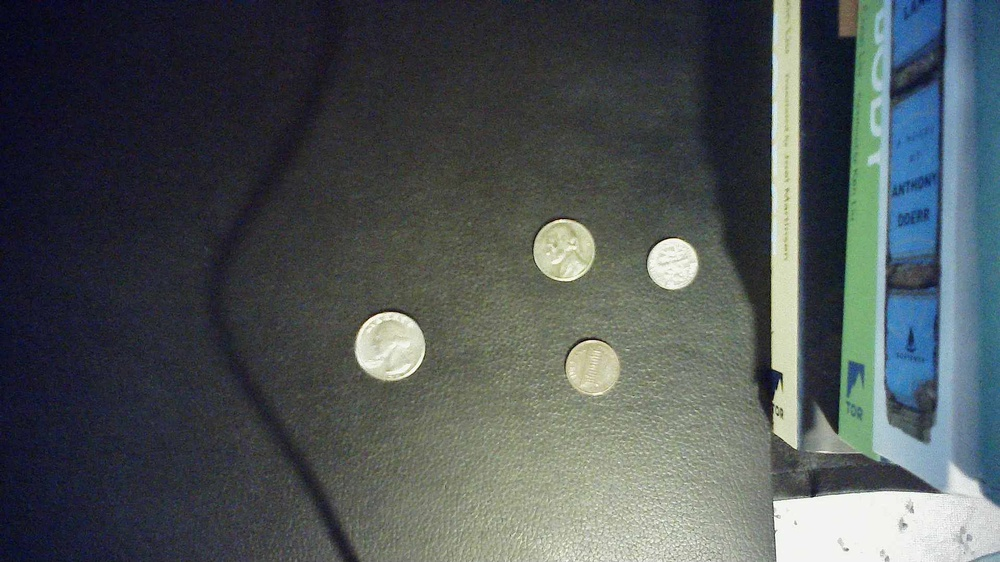
#> input picture Pyimagesearch/capture4.jpg, 1000 x 562 px, shrunk from 1920 x 1080 before the run, found by its file name
$ python object_size2.py   (older library calls are emulated)
#> lines starting #> are read from the running program, lines starting #| are printed output that depends on the picture; after the words box and inside, x2 and y2 are one past the last pixel; in counts of white or black regions, pixels touching at a corner belong together
from scipy.spatial import distance as dist
from imutils import perspective
from imutils import contours
import numpy as np
import imutils
import cv2

def midpoint(ptA, ptB):
    return ((ptA[0] + ptB[0]) * 0.5, (ptA[1] + ptB[1]) * 0.5)

# Specify the image file path
image_path = 'Pyimagesearch\capture4.jpg'

# Hardcode the width value
width = 0.955  # Replace with your desired width in inches

# Load the image, convert it to grayscale, and blur it slightly
image = cv2.imread(image_path)
#> image is the input picture: shape (562, 1000, 3); mean B, G, R 86.2, 84.8, 77.9
gray = cv2.cvtColor(image, cv2.COLOR_BGR2GRAY)
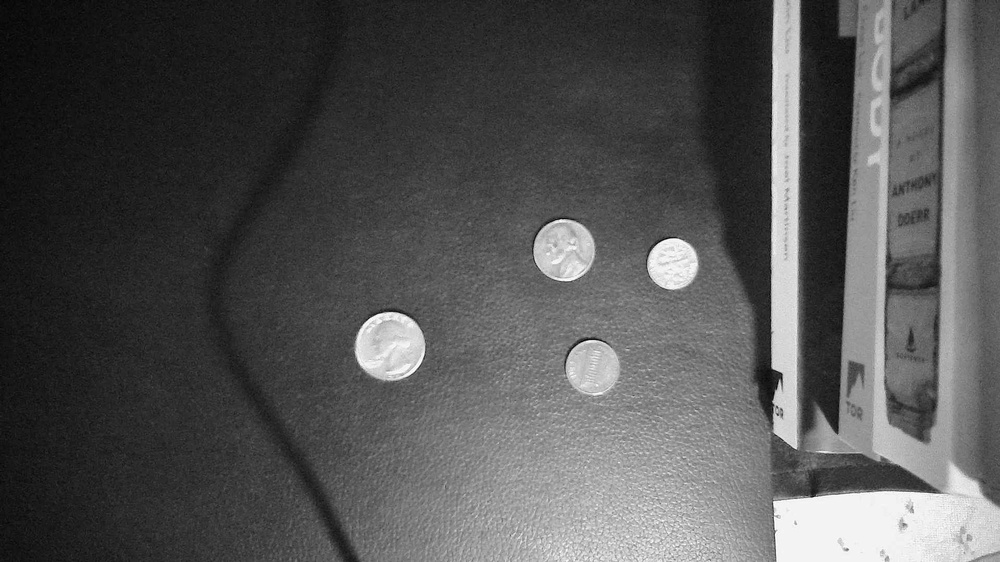
#> gray: shape (562, 1000); min 1, max 255, mean 82.9
gray = cv2.GaussianBlur(gray, (7, 7), 0)

# Perform edge detection, then perform a dilation and erosion to close gaps in between object edges
edged = cv2.Canny(gray, 50, 100)
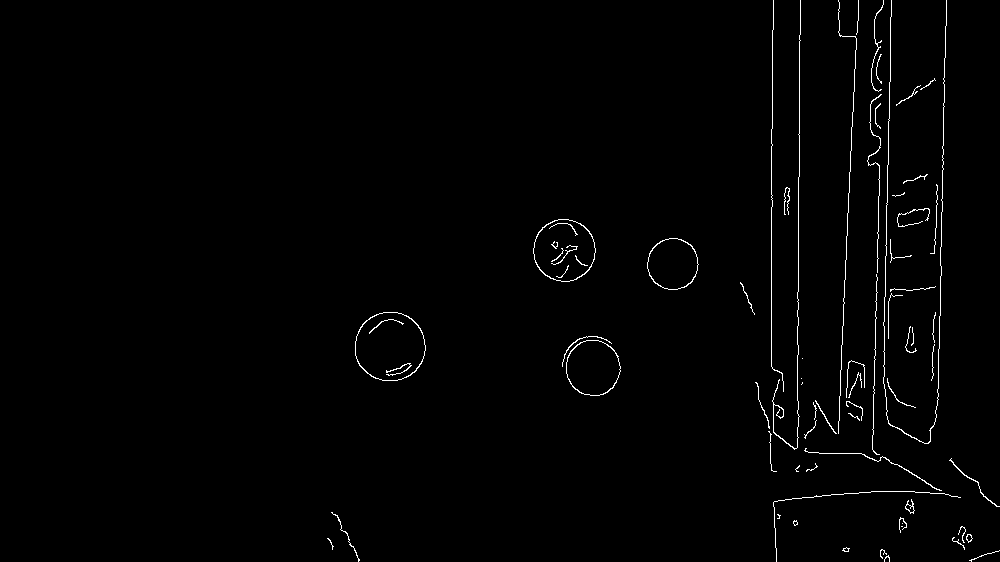
#> edged: shape (562, 1000); 1.1% white in thin lines or dots, all inside (x1, y1, x2, y2) = (327, 0, 1000, 562)
edged = cv2.dilate(edged, None, iterations=1)
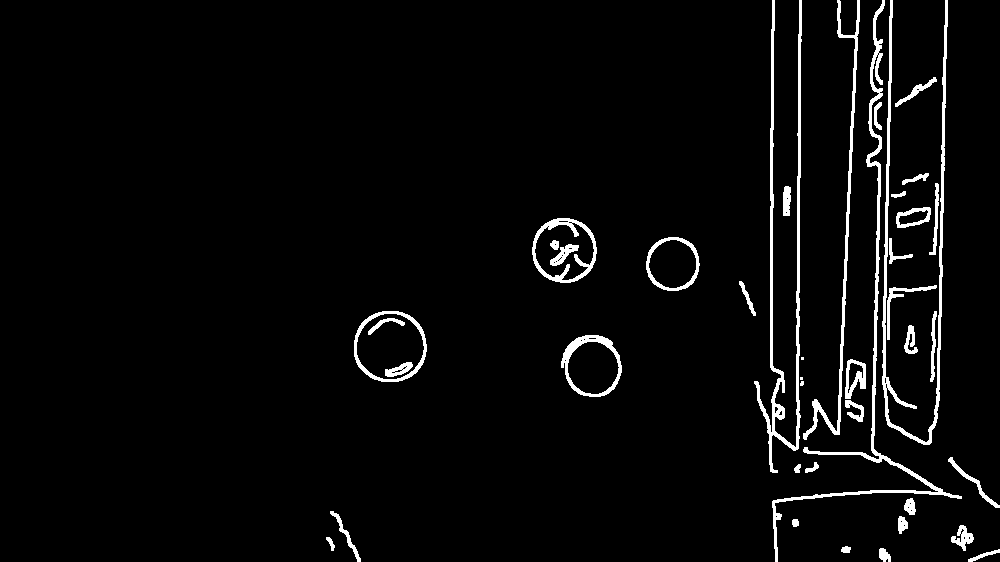
#> edged: shape (562, 1000); 3.6% white; 41 white regions (3 under 20 px), largest, box (x1, y1, x2, y2) and area: (754, 0, 802, 473) 3378, (772, 0, 962, 562) 3213, (882, 0, 948, 445) 3089
edged = cv2.erode(edged, None, iterations=1)
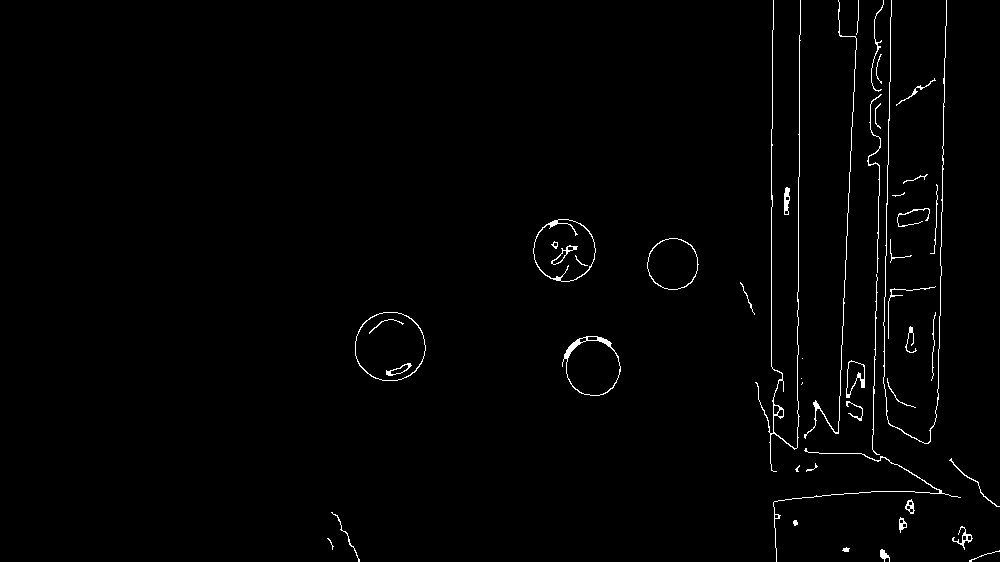
#> edged: shape (562, 1000); 1.2% white in thin lines or dots, all inside (x1, y1, x2, y2) = (327, 0, 1000, 562)

# Find contours in the edge map
cnts = cv2.findContours(edged.copy(), cv2.RETR_EXTERNAL, cv2.CHAIN_APPROX_SIMPLE)
#> cnts = 43 contours, 21 with area under 20; largest, box (x1, y1, x2, y2) and area: (355, 312, 426, 381) 3814, (533, 219, 596, 282) 3012, (562, 336, 621, 396) 2578, (647, 238, 699, 290) 2038, (846, 360, 865, 398) 400
cnts = imutils.grab_contours(cnts)

# Sort the contours from left-to-right and initialize the 'pixels per metric' calibration variable
(cnts, _) = contours.sort_contours(cnts)
pixelsPerMetric = None

# Loop over the contours individually
for c in cnts:
    # If the contour is not sufficiently large, ignore it
    if cv2.contourArea(c) < 100:
        continue

    # Compute the rotated bounding box of the contour
    orig = image.copy()
    box = cv2.minAreaRect(c)
    box = cv2.boxPoints(box) if imutils.is_cv2 else cv2.boxPoints(box)
    box = np.array(box, dtype="int")

    # Order the points in the contour, draw the outline of the rotated bounding box, and draw the vertices
    box = perspective.order_points(box)
    cv2.drawContours(orig, [box.astype("int")], -1, (0, 255, 0), 2)
    for (x, y) in box:
        cv2.circle(orig, (int(x), int(y)), 5, (0, 0, 255), -1)

    # Compute the midpoints between the bounding box coordinates
    (tl, tr, br, bl) = box
    (tltrX, tltrY) = midpoint(tl, tr)
    (blbrX, blbrY) = midpoint(bl, br)
    (tlblX, tlblY) = midpoint(tl, bl)
    (trbrX, trbrY) = midpoint(tr, br)

    # Draw the midpoints on the image
    cv2.circle(orig, (int(tltrX), int(tltrY)), 5, (255, 0, 0), -1)
    cv2.circle(orig, (int(blbrX), int(blbrY)), 5, (255, 0, 0), -1)
    cv2.circle(orig, (int(tlblX), int(tlblY)), 5, (255, 0, 0), -1)
    cv2.circle(orig, (int(trbrX), int(trbrY)), 5, (255, 0, 0), -1)

    # Draw lines between the midpoints
    cv2.line(orig, (int(tltrX), int(tltrY)), (int(blbrX), int(blbrY)), (255, 0, 255), 2)
    cv2.line(orig, (int(tlblX), int(tlblY)), (int(trbrX), int(trbrY)), (255, 0, 255), 2)

    # Compute the Euclidean distances between the midpoints
    dA = dist.euclidean((tltrX, tltrY), (blbrX, blbrY))
    dB = dist.euclidean((tlblX, tlblY), (trbrX, trbrY))

    # If the pixels per metric has not been initialized, compute it as the ratio of pixels to the supplied width
    if pixelsPerMetric is None:
        pixelsPerMetric = dB / width

    # Compute the size of the object
    dimA = dA / pixelsPerMetric
    dimB = dB / pixelsPerMetric

    # Draw the object sizes on the image
    cv2.putText(orig, "{:.1f} in".format(dimA), (int(tltrX - 15), int(tltrY - 10)), cv2.FONT_HERSHEY_SIMPLEX, 0.65, (255, 255, 255), 2)
    cv2.putText(orig, "{:.1f} in".format(dimB), (int(tlblX - 15), int(tlblY - 10)), cv2.FONT_HERSHEY_SIMPLEX, 0.65, (255, 255, 255), 2)

    # Show the output image
    cv2.imshow("Image", orig)
    cv2.waitKey(0)
#> this loop made 43 passes
#> (tl, tr, br, bl, tltrX, tltrY, blbrX, blbrY) on pass 3: ([355, 312], [425, 312], [425, 380], [355, 380], 390, 312, 390, 380)
#> after the loop, pixelsPerMetric = 73.3

$ run again, with Pyimagesearch/capture1.jpg copied over Pyimagesearch/capture4.jpg
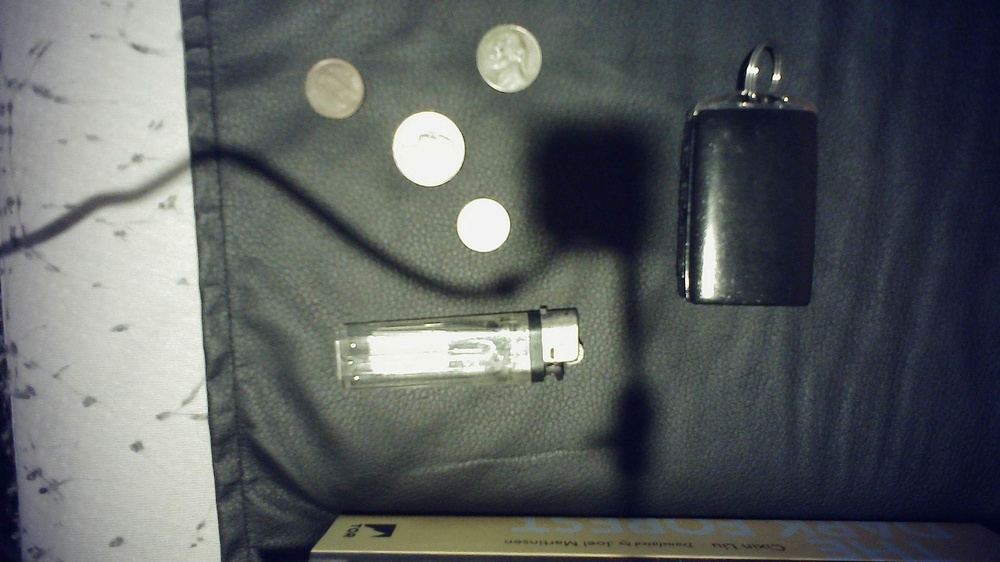
#> input picture Pyimagesearch/capture1.jpg, 1000 x 562 px, shrunk from 1920 x 1080 before the run, found by its file name
#> image is the input picture: shape (562, 1000, 3); mean B, G, R 96.3, 95.6, 91.4
#> `edged = cv2.Canny(gray, 50, 100)`:
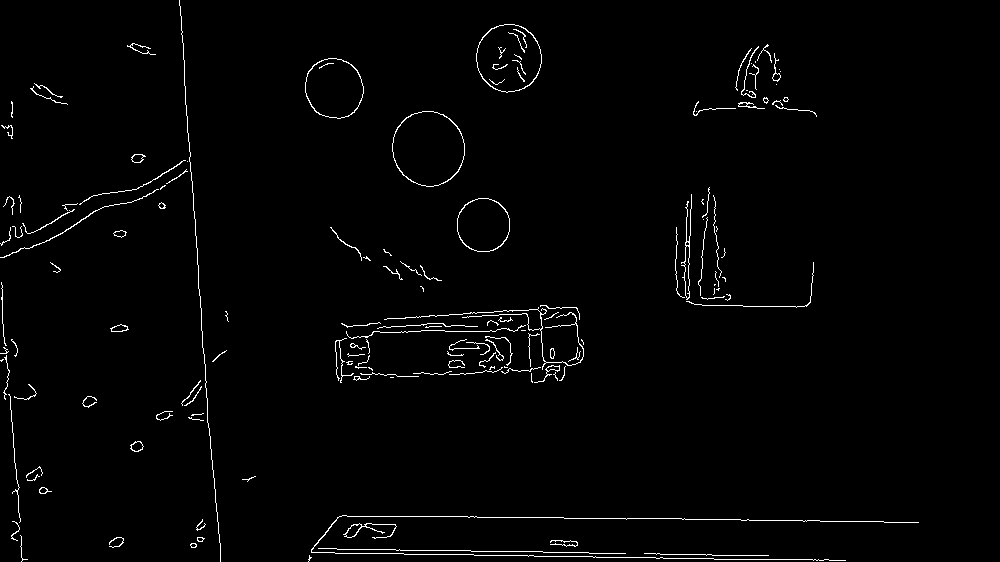
#> edged: shape (562, 1000); 1.6% white in thin lines or dots
#> `edged = cv2.erode(edged, None, iterations=1)`:
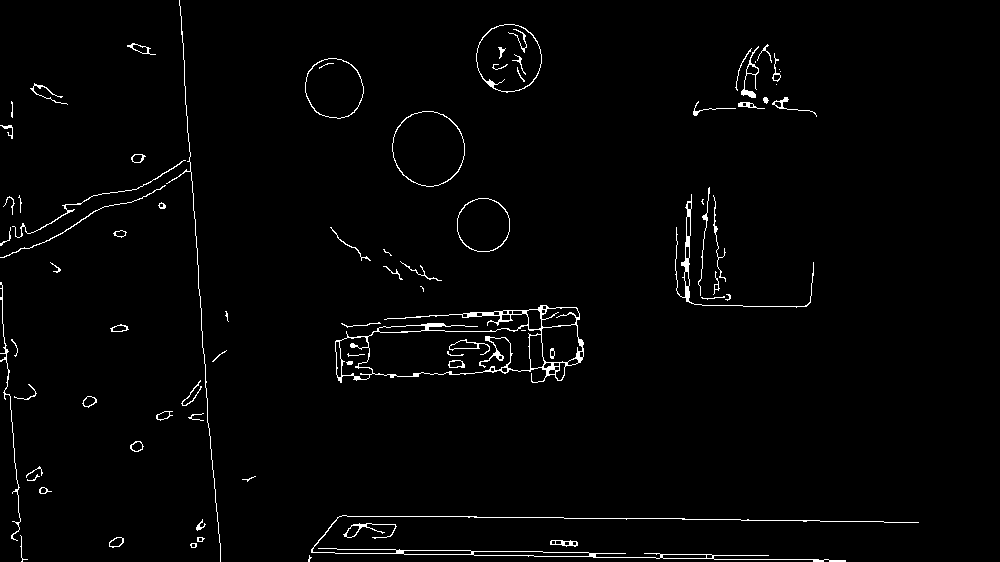
#> edged: shape (562, 1000); 1.8% white in thin lines or dots
#> cnts = 68 contours, 31 with area under 20; largest, box (x1, y1, x2, y2) and area: (335, 305, 584, 383) 12037, (392, 111, 465, 187) 4242, (476, 24, 542, 93) 3460, (305, 58, 364, 119) 2740, (457, 198, 510, 252) 2234
#> the loop `for c in cnts:` made 68 passes
#> (tl, tr, br, bl, tltrX, tltrY, blbrX, blbrY) on pass 17: ([80, 400], [91, 392], [97, 401], [85, 408], 85.5, 396, 91, 404.5)
#> after the loop `for c in cnts:`: pixelsPerMetric = 14.38

$ run again, with Pyimagesearch/capture2.jpg copied over Pyimagesearch/capture4.jpg
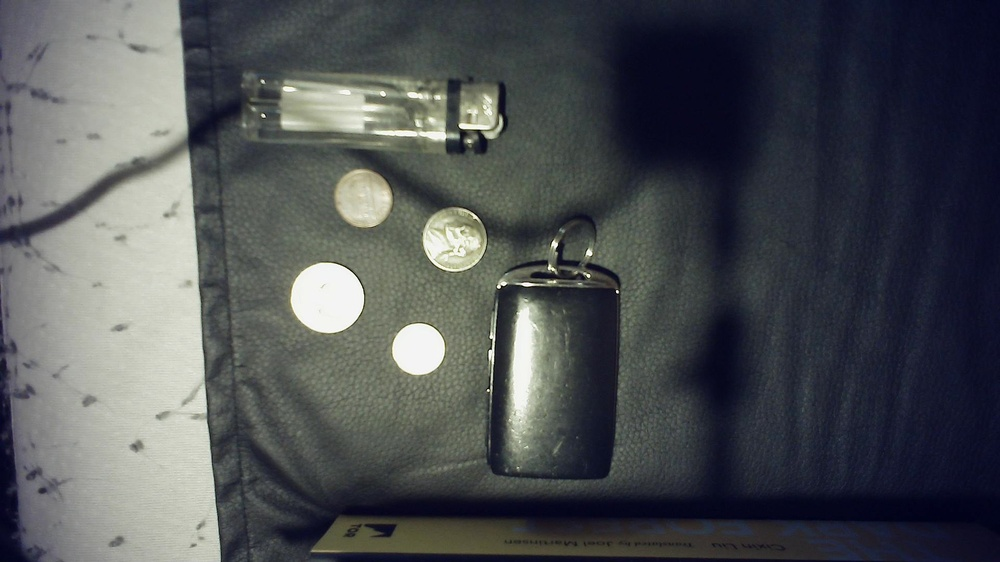
#> input picture Pyimagesearch/capture2.jpg, 1000 x 562 px, shrunk from 1920 x 1080 before the run, found by its file name
#> image is the input picture: shape (562, 1000, 3); mean B, G, R 83.5, 80.7, 77.7
#> `edged = cv2.Canny(gray, 50, 100)`:
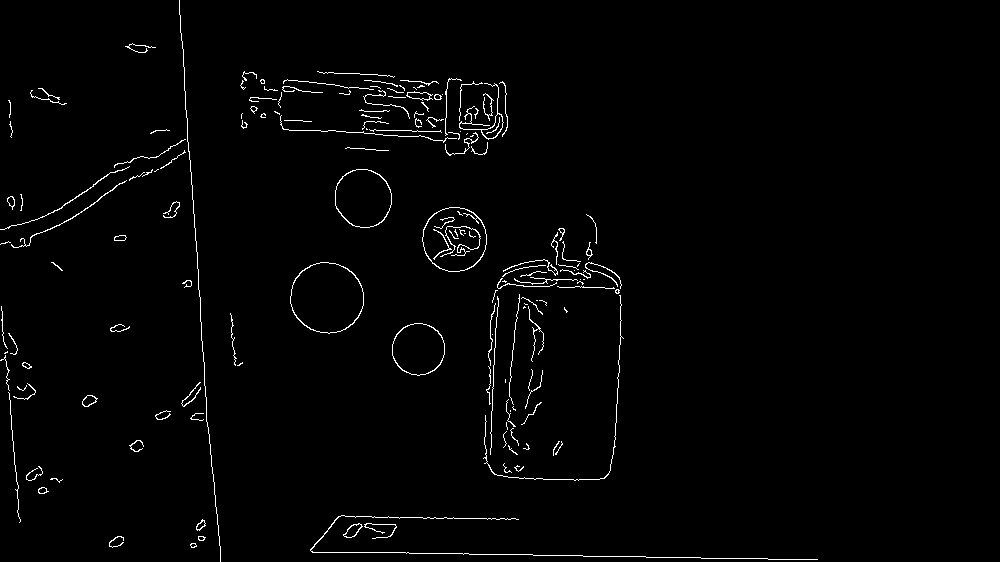
#> edged: shape (562, 1000); 1.6% white in thin lines or dots, all inside (x1, y1, x2, y2) = (0, 0, 818, 562)
#> `edged = cv2.erode(edged, None, iterations=1)`:
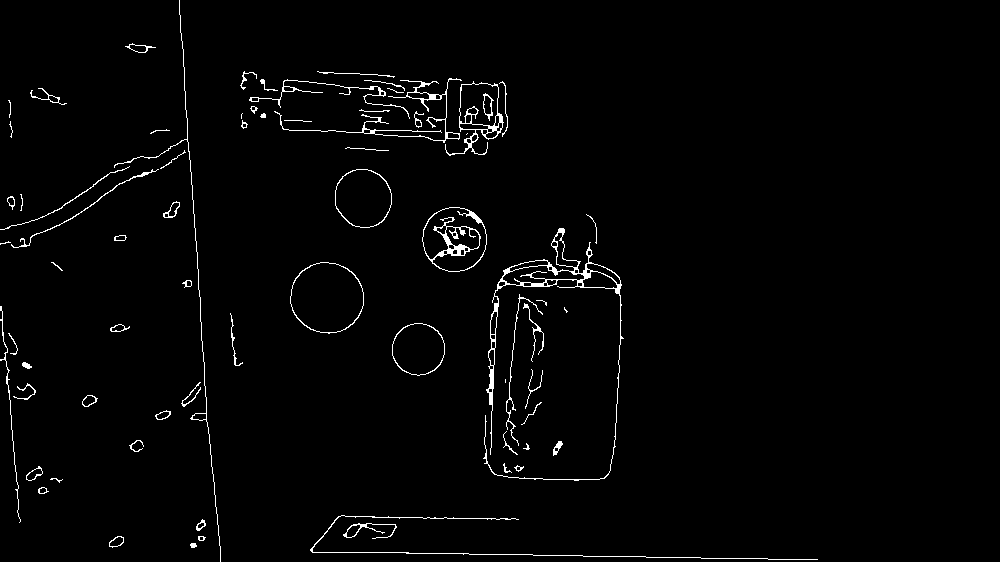
#> edged: shape (562, 1000); 1.8% white in thin lines or dots, all inside (x1, y1, x2, y2) = (0, 0, 818, 562)
#> cnts = 71 contours, 31 with area under 20; largest, box (x1, y1, x2, y2) and area: (290, 262, 364, 334) 4058, (422, 207, 487, 272) 3253, (483, 228, 624, 481) 3143, (335, 169, 392, 228) 2597, (392, 323, 445, 376) 2138
#> the loop `for c in cnts:` made 71 passes
#> (tl, tr, br, bl, tltrX, tltrY, blbrX, blbrY) on pass 12: ([23, 475], [39, 465], [43, 472], [28, 482], 31, 470, 35.5, 477)
#> after the loop `for c in cnts:`: pixelsPerMetric = 19.32

$ run again, with Pyimagesearch/capture3.jpg copied over Pyimagesearch/capture4.jpg
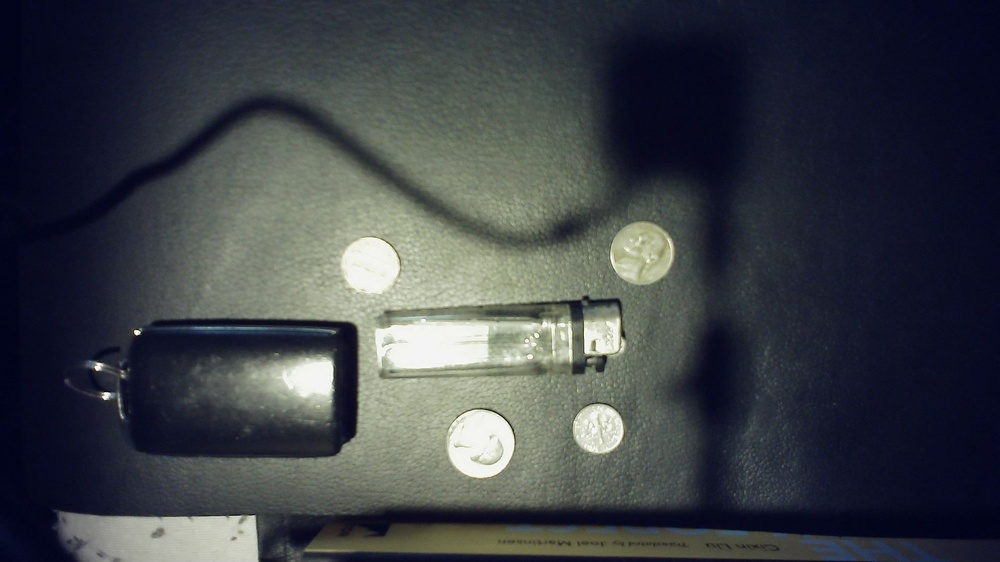
#> input picture Pyimagesearch/capture3.jpg, 1000 x 562 px, shrunk from 1920 x 1080 before the run, found by its file name
#> image is the input picture: shape (562, 1000, 3); mean B, G, R 70.4, 65.2, 61.1
#> `edged = cv2.Canny(gray, 50, 100)`:
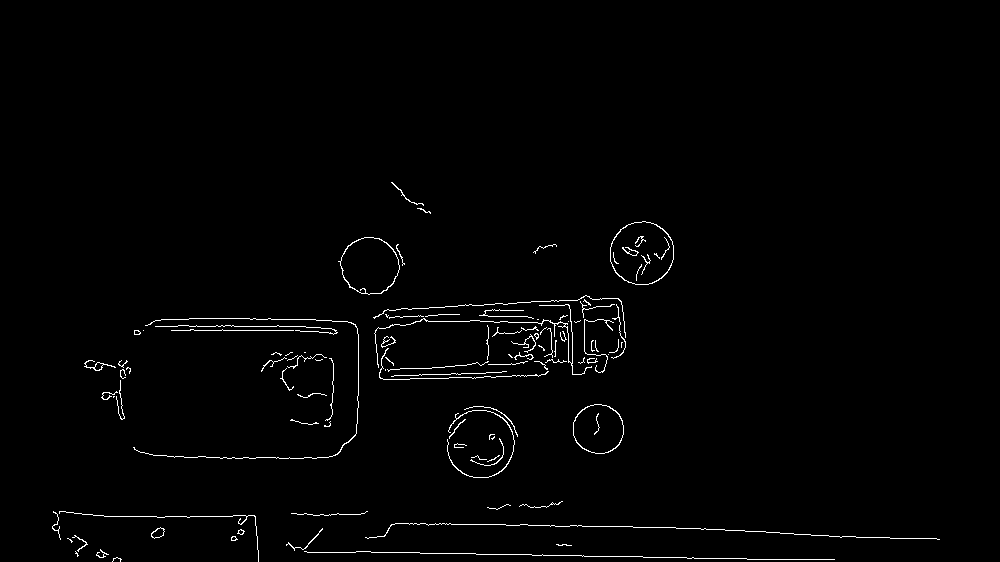
#> edged: shape (562, 1000); 1.3% white in thin lines or dots, all inside (x1, y1, x2, y2) = (52, 182, 940, 562)
#> `edged = cv2.erode(edged, None, iterations=1)`:
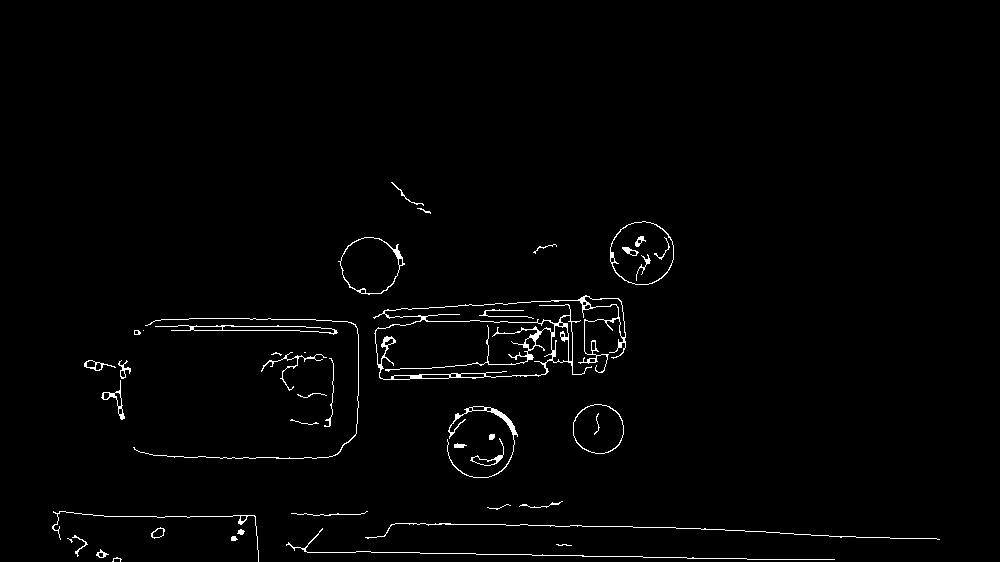
#> edged: shape (562, 1000); 1.5% white in thin lines or dots, all inside (x1, y1, x2, y2) = (52, 182, 940, 562)
#> cnts = 39 contours, 16 with area under 20; largest, box (x1, y1, x2, y2) and area: (373, 295, 626, 380) 11096, (610, 221, 674, 285) 3158, (338, 237, 405, 295) 2658, (573, 404, 624, 454) 1964, (155, 325, 338, 335) 612
#> the loop `for c in cnts:` made 39 passes
#> (tl, tr, br, bl, tltrX, tltrY, blbrX, blbrY) on pass 4: ([85, 358], [115, 366], [112, 374], [82, 366], 100, 362, 97, 370)
#> after the loop `for c in cnts:`: pixelsPerMetric = 32.51
